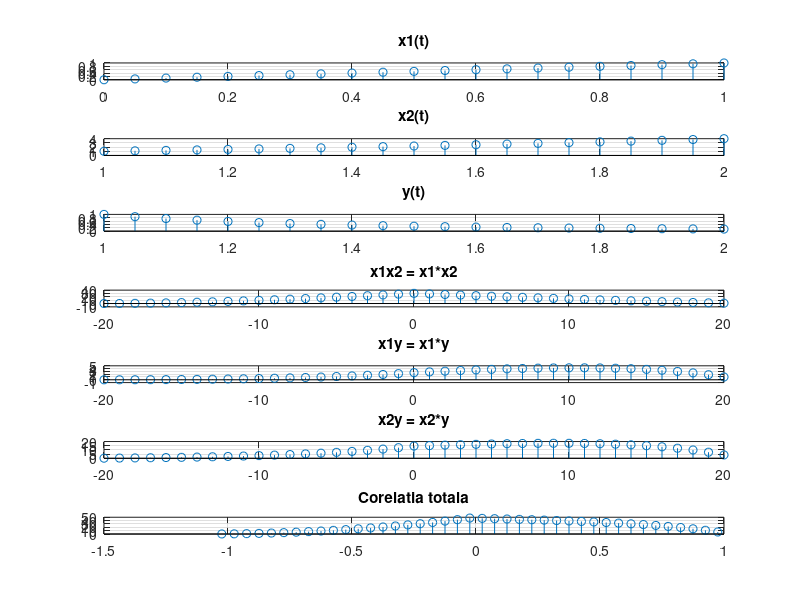

Reproduce this figure in MATLAB.
clc;
clear all;
close all;

t1 = 0:0.05:1;     
t2 = 1:0.05:2;     
x1 = t1;           
x2 = t2.^2;        
y = t2.^(-3);       


[x1x2, rezultat1] = xcorr(x1, x2);  
[x1y, rezultat2] = xcorr(x1, y);    
[x2y, rezultat3] = xcorr(x2, y);   

corelatie_totala = x1x2 + x1y + x2y;

t_corelatie_totala = (-length(corelatie_totala)/2 : length(corelatie_totala)/2 - 1) * 0.05;

figure;

subplot(7, 1, 1);
stem(t1, x1);
axis(); grid; title('x1(t)');

subplot(7, 1, 2);
stem(t2, x2);
axis(); grid; title('x2(t)');

subplot(7, 1, 3);
stem(t2, y);
axis(); grid; title('y(t)');

subplot(7, 1, 4);
stem(rezultat1, x1x2);
axis(); grid; title('x1x2 = x1*x2');

subplot(7, 1, 5);
stem(rezultat2, x1y);
axis(); grid; title('x1y = x1*y');

subplot(7, 1, 6);
stem(rezultat3, x2y);
axis(); grid; title('x2y = x2*y');

subplot(7, 1, 7);
stem(t_corelatie_totala, corelatie_totala);
axis(); grid; title('Corelatia totala');
